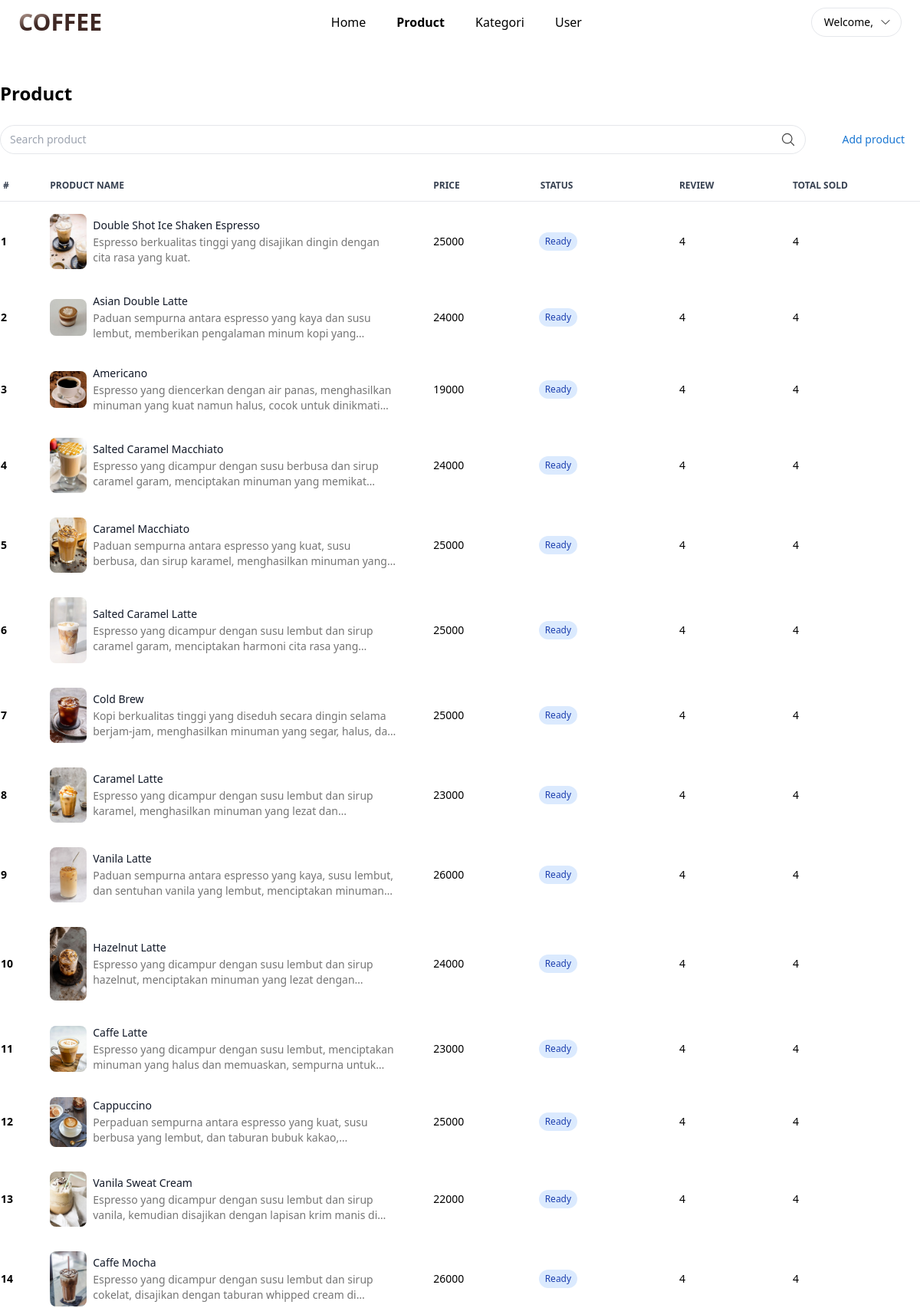
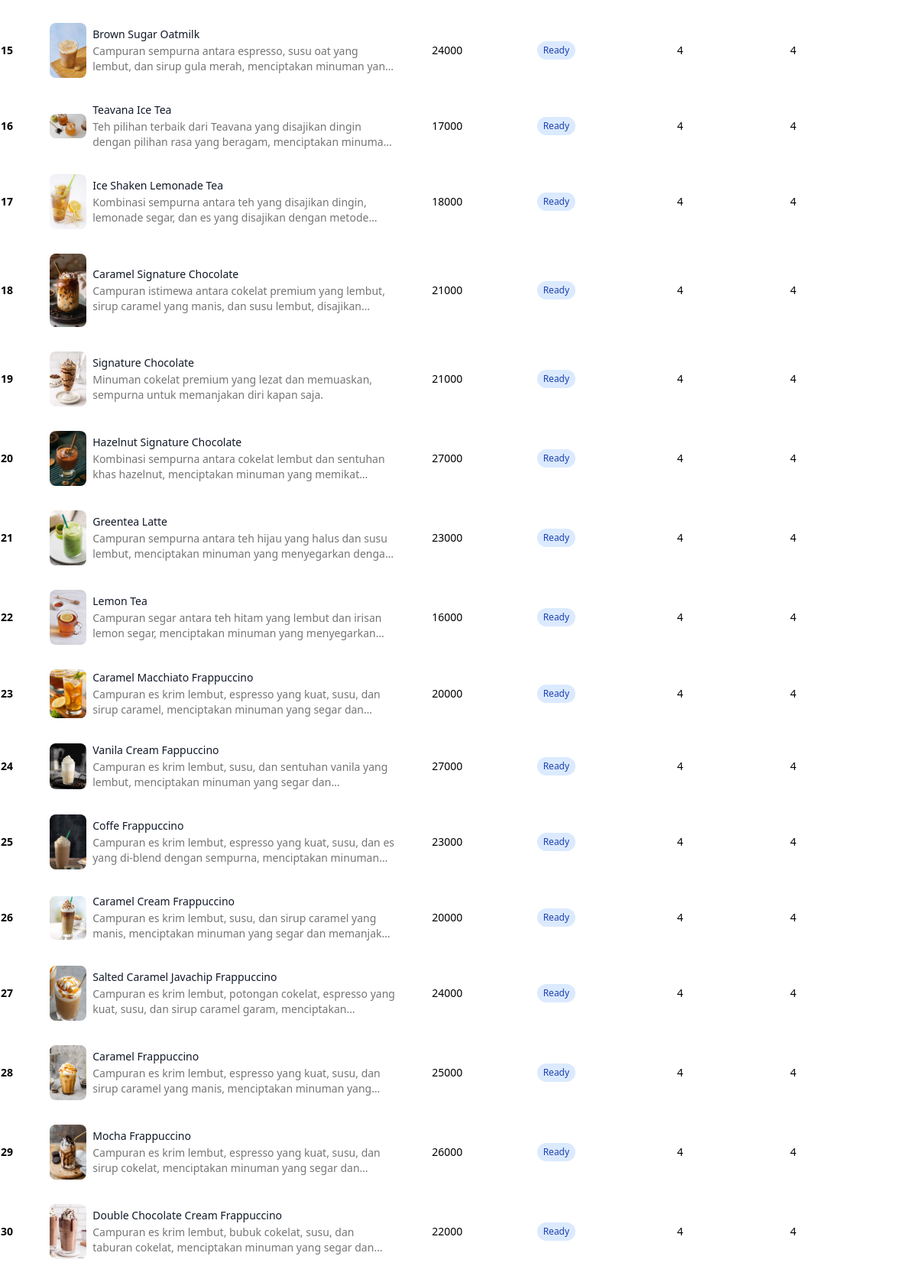
The page /product.php (upper part) on the database its author committed (2 pictures, top to bottom).
### tables this page shows
CREATE TABLE `barang` (
  `id` int(11) NOT NULL,
  `gambar` varchar(255) DEFAULT NULL,
  `nama` varchar(100) DEFAULT NULL,
  `harga` int(15) DEFAULT NULL,
  `id_kategori` int(11) DEFAULT NULL,
  `deskripsi` varchar(255) DEFAULT NULL,
  `status` varchar(25) NOT NULL
);

### product.php (the view, shortened to what this page needs)
<?php
    global $conn;
?>
<!DOCTYPE html>
<html lang="en">
    <head>
        <link rel="stylesheet" href="./src/output.css">
    </head>
    <body>
        <header class="flex flex-wrap lg:flex-nowrap justify-between items-center py-2.5 px-4 md:px-6 xl:px-12 2xl:px-16">
            <a href="index.php">
                <h5 class="bg-gradient-to-br from-[#a1887f] from-15% to-[#3e2723] to-40% text-3xl font-black uppercase bg-clip-text text-transparent">COFFEE</h5>
            </a>
            <ul class="hidden lg:flex items-center gap-x-2">
                <li>
                    <a href="dashboard.php" class="py-2 px-4 hover:bg-[#eeeeee] rounded-full">
                        Home
                    </a>
                </li>
                <li>
                    <a href="product.php" class="py-2 px-4 hover:bg-[#eeeeee] rounded-full font-semibold">
                        Product
                    </a>
                </li>
                <li>
                    <a href="kategori.php" class="py-2 px-4 hover:bg-[#eeeeee] rounded-full">
                        Kategori
                    </a>
                </li>
                <li>
                    <a href="user.php" class="py-2 px-4 hover:bg-[#eeeeee] rounded-full">
                        User
                    </a>
                </li>
            </ul>
            <div id="parent-dropdown" class="relative inline-block">
                <button onclick="menuDropdown()" class="flex items-center py-2 pl-4 pr-3 border rounded-full font-medium text-sm">
                    Welcome, <span class="font-normal"><?php echo $_SESSION['data']['username']; ?></span>
                    <span class="ml-2">
                        <svg xmlns="http://www.w3.org/2000/svg" fill="none" viewBox="0 0 24 24" stroke-width="1.5" stroke="currentColor" class="w-4 h-4">
                            <path stroke-linecap="round" stroke-linejoin="round" d="m19.5 8.25-7.5 7.5-7.5-7.5" />
                        </svg>
                    </span>
                </button>
            </div>
        </header>
        <main class="max-w-screen-xl mx-auto px-4 md:px-0 py-5 md:py-12">
            <h4 class="text-2xl font-semibold">Product</h4>
            <div class="flex items-center gap-x-2 md:gap-x-7 mt-6">
                <form action=""method="post" class="w-full">
                    <div class="grow flex items-center gap-x-2 border py-2 rounded-full px-3">
                        <?php if(!isset($_POST['search'])): ?>
                            <input id="search" type="text" class="outline-none text-sm w-full" placeholder="Search product" name="keyword">
                        <?php else: ?>
                            <input id="search" type="text" class="outline-none text-sm w-full" placeholder="Search product" name="keyword" value="<?= $_POST['keyword'];?>">
                        <?php endif; ?>
                        <button type="submit" name="search">
                            <label for="search">
                                <svg xmlns="http://www.w3.org/2000/svg" fill="none" viewBox="0 0 24 24" stroke-width="1.5" stroke="currentColor" class="w-5 h-5 text-[#424242]">
                                    <path stroke-linecap="round" stroke-linejoin="round" d="m21 21-5.197-5.197m0 0A7.5 7.5 0 1 0 5.196 5.196a7.5 7.5 0 0 0 10.607 10.607Z" />
                                </svg>
                            </label>
                        </button>
                    </div>
                </form>
                <a href="produk_tambah_page.php" class="py-2.5 px-5 transition hover:bg-[#e3f2fd] text-[#1976d2] text-sm font-medium rounded-full whitespace-nowrap">Add product</a>
            </div>
            <div class="relative overflow-x-auto mt-5">
                <table class="table-auto w-full text-left">
                    <thead class="text-xs text-gray-700 uppercase border-b">
                        <tr>
                            <th scope="col" class="px-1 py-3">
                                #
                            </th>
                            <th scope="col" class="px-6 py-3 w-5/12">
                                Product name
                            </th>
                            <th scope="col" class="px-6 py-3">
                                Price
                            </th>
                            <th scope="col" class="px-6 py-3">
                                Status
                            </th>
                            <th scope="col" class="px-6 py-3">
                                Review
                            </th>
                            <th scope="col" class="px-6 py-3">
                                Total sold
                            </th>
                        </tr>
                    </thead>
                    <tbody>
                            <?php
                                if(!isset($_POST['search'])){
                                    $sql = "SELECT * FROM barang";
                                }
                                $query = mysqli_query($conn, $sql);
                                $i = 1;
                                while($data = mysqli_fetch_assoc($query)) {
                            ?>
                                <tr class="text-sm">
                                    <th><?= $i++; ?></th>
                                    <th class="flex items-center gap-x-2 px-6 py-4 font-medium text-gray-900 text-sm group">
                                            <img class="w-12 rounded-lg" src="<?php echo "./images/" . $data['gambar']; ?>" alt="coffee">
                                            <div>
                                                <?php echo $data['nama']; ?>
                                                <p class="group-hover:hidden line-clamp-2 mt-0.5 text-[#757575] font-normal">
                                                    <?php echo $data['deskripsi']; ?>
                                                </p>
                                            </div>
                                        </th>
                                        <td class="px-6 py-4">
                                            <?php echo $data['harga']; ?>
                                        </td>
                                        <td class="px-5 py-4">
                                            <div class="relative inline-block group">
                                                <button class="inline-flex items-center gap-x-1 py-0.5 pl-0.5 pr-1.5 hover:bg-white border border-0 hover:border rounded-full">
                                                    <span class="<?php echo ($data['status'] === "ready") ? 'bg-blue-100 text-blue-800' : 'bg-red-100 text-red-800'; ?> text-xs font-medium py-1 px-2 rounded-full capitalize">
                                                        <?php echo $data['status']; ?>
                                                    </span>
                                                </button>
                                            </div>
                                        </td>
                                        <td class="px-6 py-4 text-sm hover:text-blue-600 cursor-pointer">
                                            4
                                        </td>
                                        <td class="px-6 py-4 text-sm hover:text-blue-600 cursor-pointer">
                                            4
                                        </td>
                                </tr>
                            <?php }; ?>
                    </tbody>
                </table>
            </div>
        </main>
    </body>
</html>

### rows shown on the page
barang: gambar (picture), nama "Double Shot Ice Shaken Espresso", deskripsi "Espresso berkualitas tinggi yang disajikan dingin dengan cita rasa yang kuat.", harga "25000", status "Ready"
barang: gambar (picture), nama "Asian Double Latte", deskripsi "Paduan sempurna antara espresso yang kaya dan susu lembut, memberikan pengalaman minum kopi…", harga "24000", status "Ready"
barang: gambar (picture), nama "Americano", deskripsi "Espresso yang diencerkan dengan air panas, menghasilkan minuman yang kuat namun halus, cocok untuk…", harga "19000", status "Ready"
barang: gambar (picture), nama "Salted Caramel Macchiato", deskripsi "Espresso yang dicampur dengan susu berbusa dan sirup caramel garam, menciptakan minuman yang…", harga "24000", status "Ready"
barang: gambar (picture), nama "Caramel Macchiato", deskripsi "Paduan sempurna antara espresso yang kuat, susu berbusa, dan sirup karamel, menghasilkan minuman…", harga "25000", status "Ready"
barang: gambar (picture), nama "Salted Caramel Latte", deskripsi "Espresso yang dicampur dengan susu lembut dan sirup caramel garam, menciptakan harmoni cita rasa…", harga "25000", status "Ready"
barang: gambar (picture), nama "Cold Brew", deskripsi "Kopi berkualitas tinggi yang diseduh secara dingin selama berjam-jam, menghasilkan minuman yang segar, halus,…", harga "25000", status "Ready"
barang: gambar (picture), nama "Caramel Latte", deskripsi "Espresso yang dicampur dengan susu lembut dan sirup karamel, menghasilkan minuman yang lezat…", harga "23000", status "Ready"
barang: gambar (picture), nama "Vanila Latte", deskripsi "Paduan sempurna antara espresso yang kaya, susu lembut, dan sentuhan vanila yang lembut, menciptakan…", harga "26000", status "Ready"
barang: gambar (picture), nama "Hazelnut Latte", deskripsi "Espresso yang dicampur dengan susu lembut dan sirup hazelnut, menciptakan minuman yang lezat…", harga "24000", status "Ready"
barang: gambar (picture), nama "Caffe Latte", deskripsi "Espresso yang dicampur dengan susu lembut, menciptakan minuman yang halus dan memuaskan, sempurna…", harga "23000", status "Ready"
barang: gambar (picture), nama "Cappuccino", deskripsi "Perpaduan sempurna antara espresso yang kuat, susu berbusa yang lembut, dan taburan bubuk…", harga "25000", status "Ready"
barang: gambar (picture), nama "Vanila Sweat Cream", deskripsi "Espresso yang dicampur dengan susu lembut dan sirup vanila, kemudian disajikan dengan lapisan krim manis…", harga "22000", status "Ready"
barang: gambar (picture), nama "Caffe Mocha", deskripsi "Espresso yang dicampur dengan susu lembut dan sirup cokelat, disajikan dengan taburan whipped cream…", harga "26000", status "Ready"
barang: gambar (picture), nama "Brown Sugar Oatmilk", deskripsi "Campuran sempurna antara espresso, susu oat yang lembut, dan sirup gula merah, menciptakan minuman…", harga "24000", status "Ready"
barang: gambar (picture), nama "Teavana Ice Tea", deskripsi "Teh pilihan terbaik dari Teavana yang disajikan dingin dengan pilihan rasa yang beragam, menciptakan…", harga "17000", status "Ready"
barang: gambar (picture), nama "Ice Shaken Lemonade Tea", deskripsi "Kombinasi sempurna antara teh yang disajikan dingin, lemonade segar, dan es yang disajikan dengan…", harga "18000", status "Ready"
barang: gambar (picture), nama "Caramel Signature Chocolate", deskripsi "Campuran istimewa antara cokelat premium yang lembut, sirup caramel yang manis, dan susu lembut,…", harga "21000", status "Ready"
barang: gambar (picture), nama "Signature Chocolate", deskripsi "Minuman cokelat premium yang lezat dan memuaskan, sempurna untuk memanjakan diri kapan saja.", harga "21000", status "Ready"
barang: gambar (picture), nama "Hazelnut Signature Chocolate", deskripsi "Kombinasi sempurna antara cokelat lembut dan sentuhan khas hazelnut, menciptakan minuman yang…", harga "27000", status "Ready"
barang: gambar (picture), nama "Greentea Latte", deskripsi "Campuran sempurna antara teh hijau yang halus dan susu lembut, menciptakan minuman yang menyegarkan…", harga "23000", status "Ready"
barang: gambar (picture), nama "Lemon Tea", deskripsi "Campuran segar antara teh hitam yang lembut dan irisan lemon segar, menciptakan minuman yang…", harga "16000", status "Ready"
barang: gambar (picture), nama "Caramel Macchiato Frappuccino", deskripsi "Campuran es krim lembut, espresso yang kuat, susu, dan sirup caramel, menciptakan minuman yang segar…", harga "20000", status "Ready"
barang: gambar (picture), nama "Vanila Cream Fappuccino", deskripsi "Campuran es krim lembut, susu, dan sentuhan vanila yang lembut, menciptakan minuman yang segar…", harga "27000", status "Ready"
barang: gambar (picture), nama "Coffe Frappuccino", deskripsi "Campuran es krim lembut, espresso yang kuat, susu, dan es yang di-blend dengan sempurna, menciptakan…", harga "23000", status "Ready"
barang: gambar (picture), nama "Caramel Cream Frappuccino", deskripsi "Campuran es krim lembut, susu, dan sirup caramel yang manis, menciptakan minuman yang segar dan…", harga "20000", status "Ready"
barang: gambar (picture), nama "Salted Caramel Javachip Frappuccino", deskripsi "Campuran es krim lembut, potongan cokelat, espresso yang kuat, susu, dan sirup caramel garam,…", harga "24000", status "Ready"
barang: gambar (picture), nama "Caramel Frappuccino", deskripsi "Campuran es krim lembut, espresso yang kuat, susu, dan sirup caramel yang manis, menciptakan minuman…", harga "25000", status "Ready"
barang: gambar (picture), nama "Mocha Frappuccino", deskripsi "Campuran es krim lembut, espresso yang kuat, susu, dan sirup cokelat, menciptakan minuman yang segar…", harga "26000", status "Ready"
barang: gambar (picture), nama "Double Chocolate Cream Frappuccino", deskripsi "Campuran es krim lembut, bubuk cokelat, susu, dan taburan cokelat, menciptakan minuman yang segar…", harga "22000", status "Ready"
